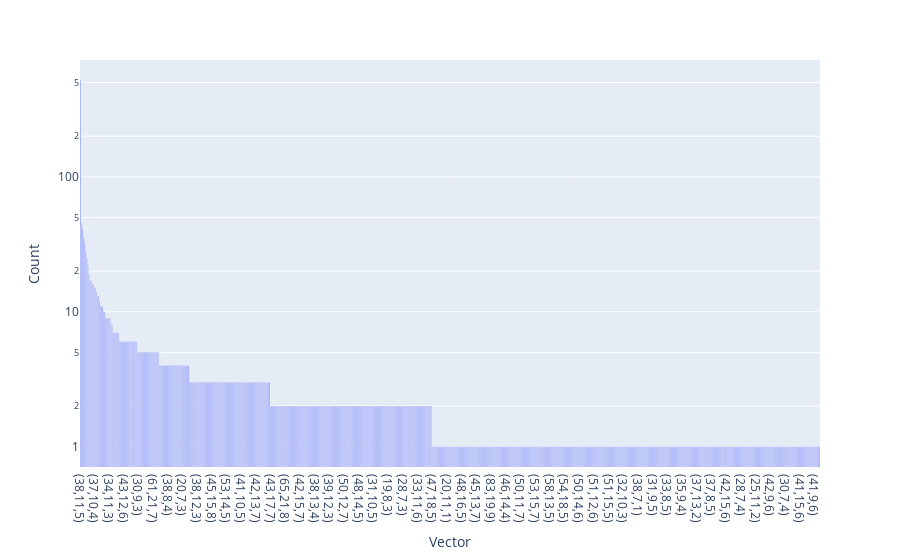
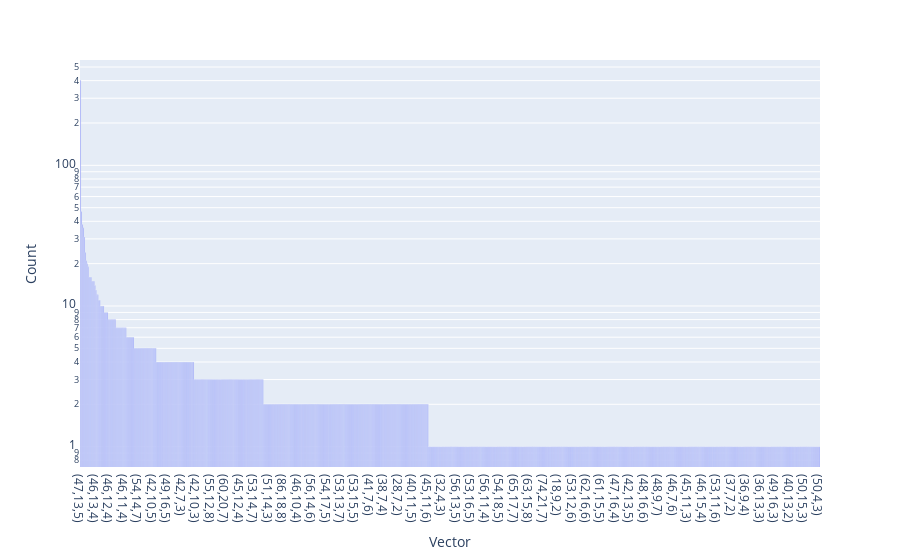

Source (notebook cell) for these figures, in order:
### Markdown cell above
## 12-24-Month Change WOMAC Distribution on Drop Dataset

### Code cell
from scripts.womac.womac_distribution import womac_drop_vectors_left_change, womac_drop_vectors_right_change

display(womac_drop_vectors_left_change)
womac_drop_vectors_left_change_chart = px.bar(womac_drop_vectors_left_change,x='Vector',y='Count',log_y=True)
display(womac_drop_vectors_left_change_chart)

display(womac_drop_vectors_right_change)
womac_drop_vectors_right_change_chart = px.bar(womac_drop_vectors_right_change,x='Vector',y='Count',log_y=True)
display(womac_drop_vectors_right_change_chart)

### Figure 1 — Plotly figure (JSON) as saved in the notebook; plotly's stock layout.template omitted (floating-point values rounded to 4 significant figures; data arrays with more than 128 entries replaced by an {"elided": "..."} marker saying what was removed)
{"data": [{"hovertemplate": "Vector=%{x}<br>Count=%{y}<extra></extra>", "legendgroup": "", "marker": {"color": "#636efa", "pattern": {"shape": ""}}, "name": "", "orientation": "v", "showlegend": false, "textposition": "auto", "x": {"elided": "705 str values"}, "xaxis": "x", "y": {"elided": "705 int values"}, "yaxis": "y", "type": "bar"}], "layout": {"xaxis": {"anchor": "y", "domain": [0.0, 1.0], "title": {"text": "Vector"}}, "yaxis": {"anchor": "x", "domain": [0.0, 1.0], "title": {"text": "Count"}, "type": "log"}, "legend": {"tracegroupgap": 0}, "margin": {"t": 60}, "barmode": "relative"}}

### Figure 2 — Plotly figure (JSON) as saved in the notebook; plotly's stock layout.template omitted (floating-point values rounded to 4 significant figures; data arrays with more than 128 entries replaced by an {"elided": "..."} marker saying what was removed)
{"data": [{"hovertemplate": "Vector=%{x}<br>Count=%{y}<extra></extra>", "legendgroup": "", "marker": {"color": "#636efa", "pattern": {"shape": ""}}, "name": "", "orientation": "v", "showlegend": false, "textposition": "auto", "x": {"elided": "767 str values"}, "xaxis": "x", "y": {"elided": "767 int values"}, "yaxis": "y", "type": "bar"}], "layout": {"xaxis": {"anchor": "y", "domain": [0.0, 1.0], "title": {"text": "Vector"}}, "yaxis": {"anchor": "x", "domain": [0.0, 1.0], "title": {"text": "Count"}, "type": "log"}, "legend": {"tracegroupgap": 0}, "margin": {"t": 60}, "barmode": "relative"}}
